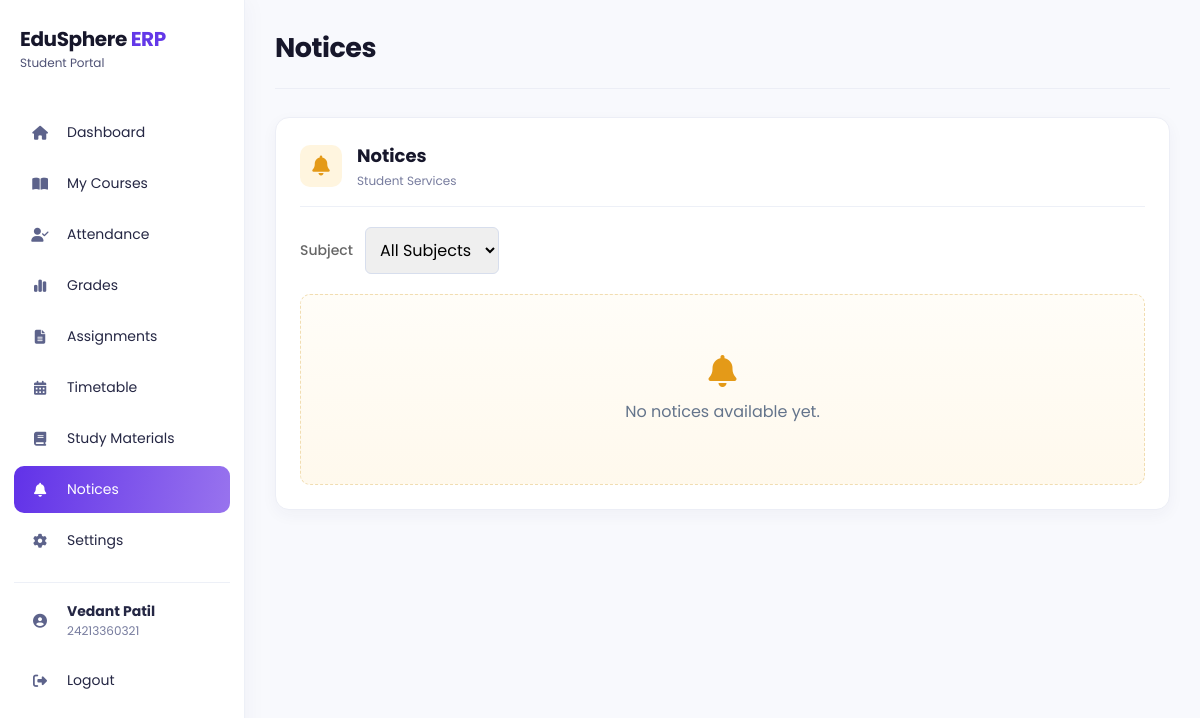
/student/notices (signed in), run on an earlier commit of the app's database.
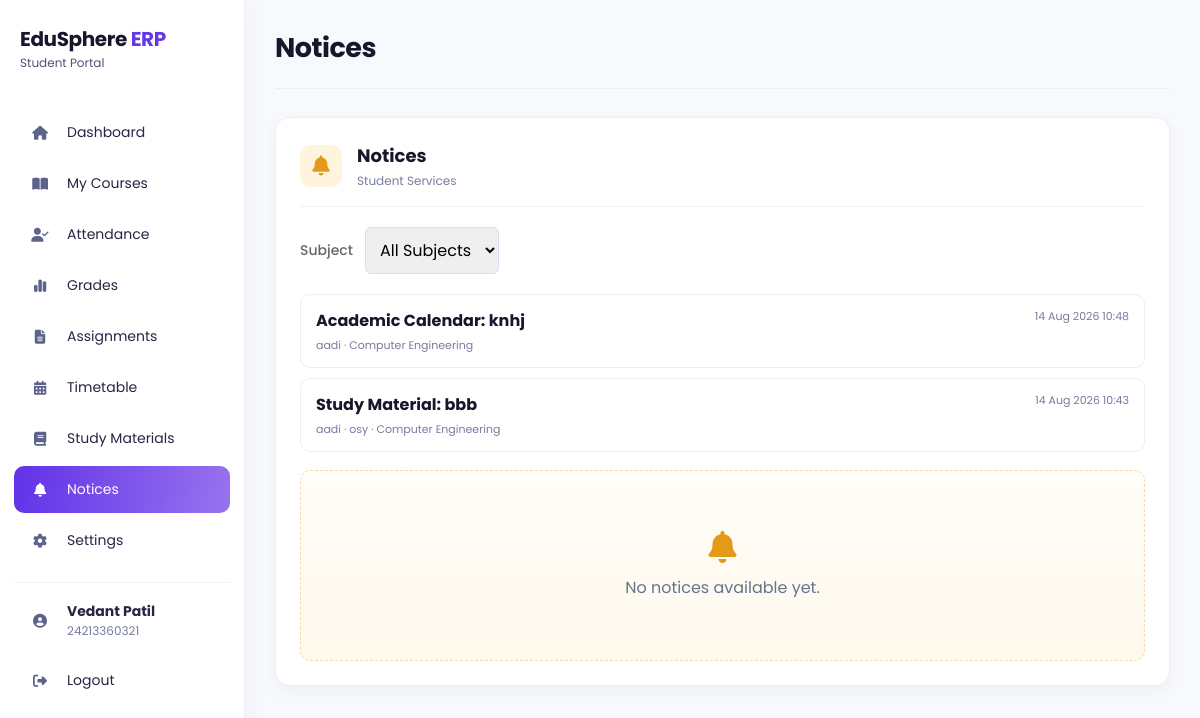
And on a later commit of the database.
### models/notification.py (models this page shows)
class StudentNotification(db.Model):
    __tablename__ = "student_notifications"
    __table_args__ = (
        db.UniqueConstraint("student_user_id", "material_id", name="uq_student_material_notification"),
    )
    id = db.Column(db.Integer, primary_key=True)
    student_user_id = db.Column(db.Integer, db.ForeignKey("users.id"), nullable=False, index=True)
    material_id = db.Column(db.Integer, db.ForeignKey("academic_materials.id"), nullable=False, index=True)
    material_type = db.Column(db.String(30), nullable=False)
    title = db.Column(db.String(150), nullable=False)
    teacher_name = db.Column(db.String(100), nullable=False)
    subject = db.Column(db.String(100), nullable=True)
    department = db.Column(db.String(100), nullable=False)
    created_at = db.Column(db.DateTime, default=datetime.utcnow, nullable=False)
    read_at = db.Column(db.DateTime, nullable=True)
    student = db.relationship("User", foreign_keys=[student_user_id])
    material = db.relationship("AcademicMaterial", foreign_keys=[material_id])

### app.py (the view)
@app.route("/student/notices")
def student_notices():
    return render_student_section("notices")

### app.py (called while the page is built)
def get_current_student_profile():
    if session.get("role") != "Student" or "user_id" not in session:
        return None, None
    user = db.session.get(User, session["user_id"])
    if not user or user.role != "Student":
        session.clear()
        return None, None
    student_profile = Student.query.filter_by(user_id=user.id).first()
    if not student_profile:
        student_profile = Student(user_id=user.id)
        db.session.add(student_profile)
        db.session.commit()
    return user, student_profile

### templates/student_section.html (shortened to what the changed rows need)
<!DOCTYPE html>
<html lang="en">
<head>
    <link rel="stylesheet" href="{{ url_for('static', filename='css/student.css') }}">
    <link rel="stylesheet" href="{{ url_for('static', filename='css/palette.css') }}">
    <link rel="stylesheet" href="https://cdnjs.cloudflare.com/ajax/libs/font-awesome/6.6.0/css/all.min.css">
</head>
<body class="student-section-{{ active_page }} theme-{{ current_user.theme or 'light' }} accent-{{ current_user.accent_color or 'purple' }}">
<div class="sidebar">
    <div class="logo"><h2>EduSphere <span>ERP</span></h2><small>Student Portal</small></div>
</div>
<main class="main">
    <div class="topbar"><h2>{% if active_page == 'library' %}My Courses{% elif active_page == 'results' %}Grades{% else %}{{ section_title }}{% endif %}</h2></div>
    <section class="profile-card">
        {% if active_page == 'notices' and notifications %}
            <div class="notification-list">
                {% for notification in notifications %}
                    <a class="notification-item{% if not notification.read_at %} unread{% endif %}" href="{{ url_for('open_student_notification', notification_id=notification.id) }}">
                        <span><strong>{{ notification.material_type }}: {{ notification.title }}</strong><small>{{ notification.teacher_name }}{% if notification.subject %} · {{ notification.subject }}{% endif %} · {{ notification.department }}</small></span>
                        <time datetime="{{ notification.created_at.isoformat() }}">{{ notification.created_at.strftime('%d %b %Y %H:%M') }}</time>
                    </a>
                {% endfor %}
            </div>
        {% endif %}
    </section>
</main>
</body>
</html>

What changed in the data, as far as the page shows it:
added StudentNotification: material_type "Academic Calendar", title "knhj", teacher_name "aadi", department "Computer Engineering", created_at "14 Aug 2026 10:48"
added StudentNotification: material_type "Study Material", title "bbb", teacher_name "aadi", subject "osy", department "Computer Engineering", created_at "14 Aug 2026 10:43"
